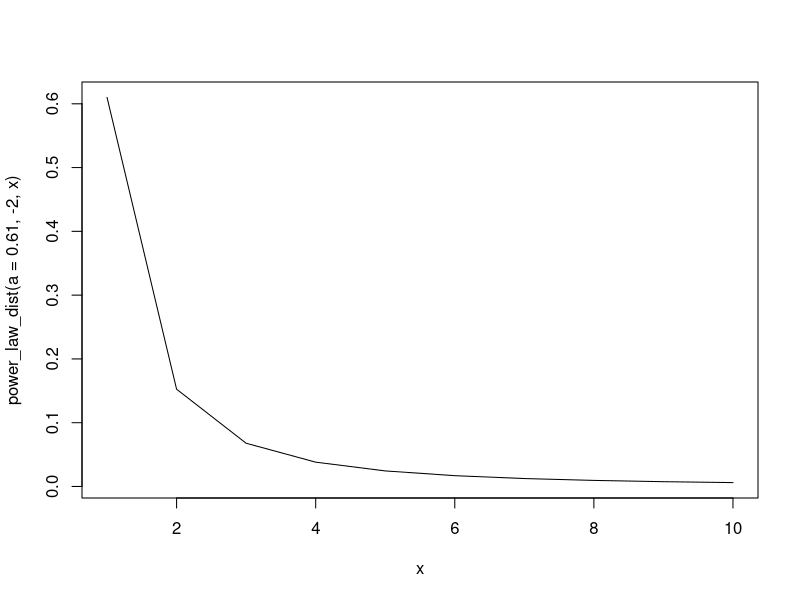
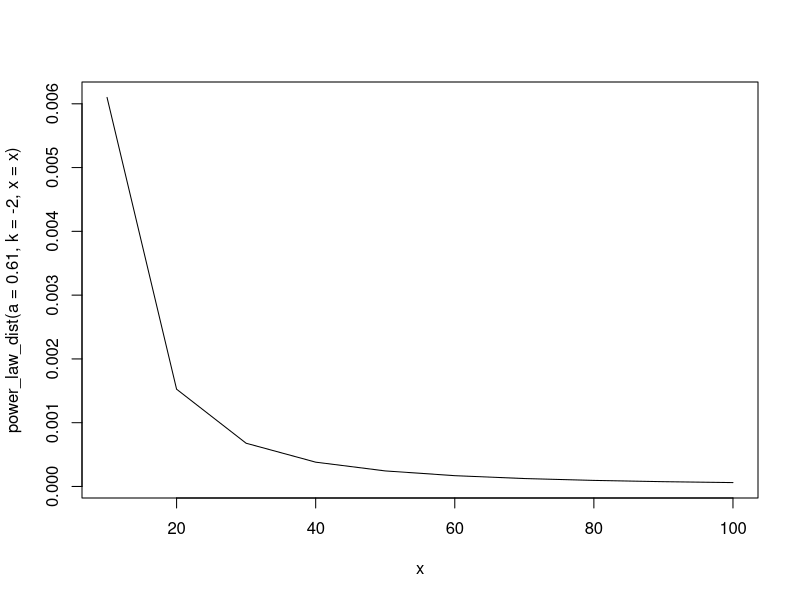
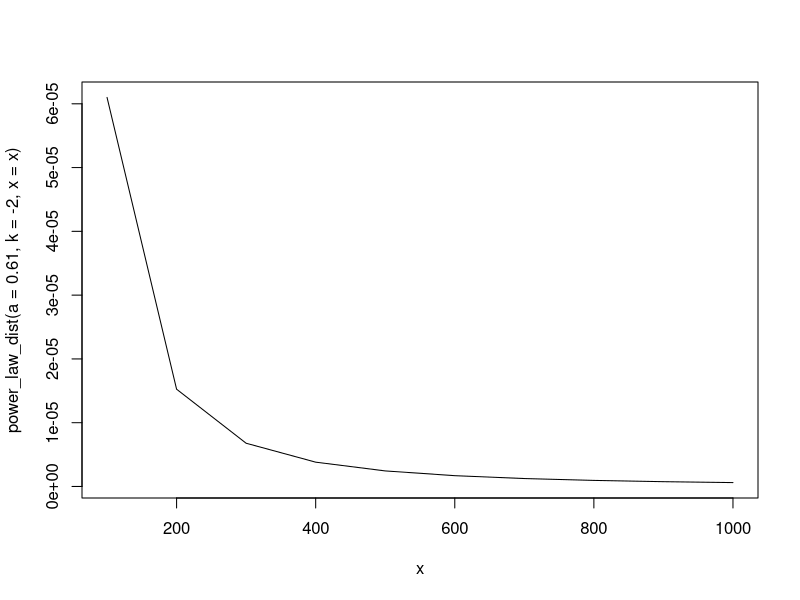

The R script that drew these images, in order:
######################################
### Power Law Distribution Example ###
######################################

power_law_dist = function(a, k, x){return(a*x^k)}
x = seq(1:10)
plot(x, power_law_dist(a = 0.61, -2, x), type = 'l')
x = seq(10,100,10)
plot(x, power_law_dist(a = 0.61, k = -2, x = x), type = 'l')
x = seq(100,1000,100)
plot(x, power_law_dist(a = 0.61, k = -2, x = x), type = 'l')

# They basically all look the same
# "Scale free property"

# Let's look at a few points
p2 = power_law_dist(a = 0.61, k = -2, x = 2)
p4 = power_law_dist(a = 0.61, k = -2, x = 4)
p2/p4 # ratio = 4
p8 = power_law_dist(a = 0.61, k = -2, x = 8)
p4/p8 # ratio = 4

# things don't normally work this way

exp_function = function(a, c, x){return(a*c^(x-1))}

p2e = exp_function(a = 1/3, c = 2/3, x = 2)
p4e = exp_function(a = 1/3, c = 2/3, x = 4)
p2e/p4e # ratio = 2.25
p8e = exp_function(a = 1/3, c = 2/3, x = 8)
p4e/p8e # ratio = 5.0625



